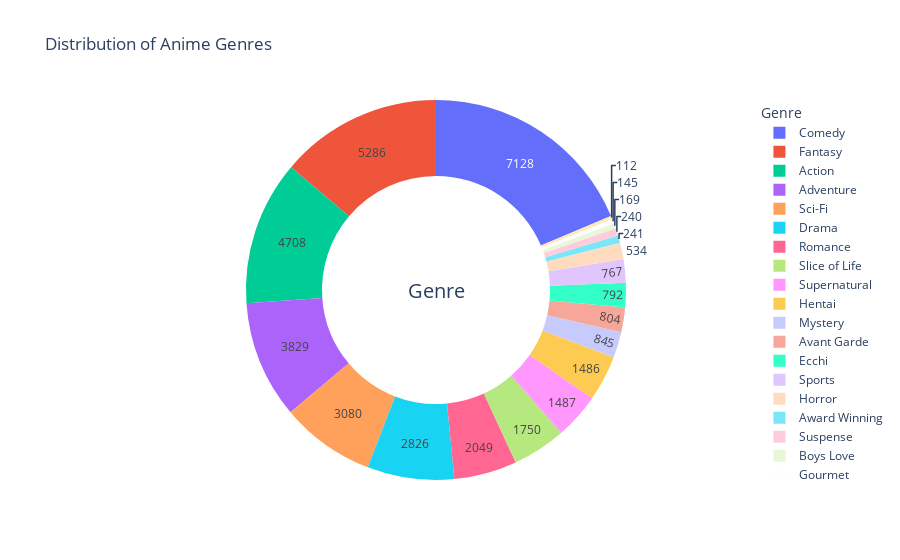

The notebook cell saved with this chart:
### Code cell
# Create the plotly figure
fig = go.Figure(data=[go.Pie(labels=top_20_genres.index, values=top_20_genres.values,
                             hole=0.6, hoverinfo='label+percent', textinfo='value')])

fig.update_layout(title='Distribution of Anime Genres',
                  legend=dict(font=dict(size=12), title='Genre'),
                  annotations=[dict(text='Genre', x=0.5, y=0.5, font_size=20, showarrow=False)])

fig.show()

### Figure 1 — Plotly figure (JSON) as saved in the notebook; plotly's stock layout.template omitted (floating-point values rounded to 4 significant figures)
{"data": [{"hole": 0.6, "hoverinfo": "label+percent", "labels": ["Comedy", "Fantasy", "Action", "Adventure", "Sci-Fi", "Drama", "Romance", "Slice of Life", "Supernatural", "Hentai", "Mystery", "Avant Garde", "Ecchi", "Sports", "Horror", "Award Winning", "Suspense", "Boys Love", "Gourmet", "Girls Love"], "textinfo": "value", "type": "pie", "values": [7128, 5286, 4708, 3829, 3080, 2826, 2049, 1750, 1487, 1486, 845, 804, 792, 767, 534, 241, 240, 169, 145, 112]}], "layout": {"annotations": [{"font": {"size": 20}, "showarrow": false, "text": "Genre", "x": 0.5, "y": 0.5}], "legend": {"font": {"size": 12}, "title": {"text": "Genre"}}, "title": {"text": "Distribution of Anime Genres"}}}
